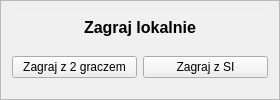
     <widget class="QFrame" name="frameLokalnie">
      <property name="contextMenuPolicy">
       <enum>Qt::DefaultContextMenu</enum>
      </property>
      <property name="frameShape">
       <enum>QFrame::StyledPanel</enum>
      </property>
      <property name="frameShadow">
       <enum>QFrame::Sunken</enum>
      </property>
      <layout class="QGridLayout" name="gridLayout_2">
       <property name="topMargin">
        <number>2</number>
       </property>
       <property name="bottomMargin">
        <number>9</number>
       </property>
       <item row="1" column="1">
        <widget class="QPushButton" name="buttonGrajLokSI">
         <property name="contextMenuPolicy">
          <enum>Qt::NoContextMenu</enum>
         </property>
         <property name="text">
          <string>Zagraj z SI</string>
         </property>
        </widget>
       </item>
       <item row="0" column="0" colspan="2">
        <widget class="QTextEdit" name="teGrajLokalnie">
         <property name="sizePolicy">
          <sizepolicy hsizetype="Minimum" vsizetype="Minimum">
           <horstretch>0</horstretch>
           <verstretch>0</verstretch>
          </sizepolicy>
         </property>
         <property name="minimumSize">
          <size>
           <width>0</width>
           <height>25</height>
          </size>
         </property>
         <property name="maximumSize">
          <size>
           <width>16777215</width>
           <height>25</height>
          </size>
         </property>
         <property name="palette">
          <palette>
           <active>
            <colorrole role="WindowText">
             <brush brushstyle="SolidPattern">
              <color alpha="255">
               <red>0</red>
               <green>0</green>
               <blue>0</blue>
              </color>
             </brush>
            </colorrole>
            <colorrole role="Button">
             <brush brushstyle="SolidPattern">
              <color alpha="255">
               <red>255</red>
               <green>255</green>
               <blue>255</blue>
              </color>
             </brush>
            </colorrole>
            <colorrole role="Light">
             <brush brushstyle="SolidPattern">
              <color alpha="255">
               <red>255</red>
               <green>255</green>
               <blue>255</blue>
              </color>
             </brush>
            </colorrole>
            <colorrole role="Midlight">
             <brush brushstyle="SolidPattern">
              <color alpha="255">
               <red>255</red>
               <green>255</green>
               <blue>255</blue>
              </color>
             </brush>
            </colorrole>
            <colorrole role="Dark">
             <brush brushstyle="SolidPattern">
              <color alpha="255">
               <red>127</red>
               <green>127</green>
               <blue>127</blue>
              </color>
             </brush>
            </colorrole>
            <colorrole role="Mid">
             <brush brushstyle="SolidPattern">
              <color alpha="255">
               <red>170</red>
               <green>170</green>
               <blue>170</blue>
              </color>
             </brush>
            </colorrole>
            <colorrole role="Text">
             <brush brushstyle="SolidPattern">
              <color alpha="255">
               <red>0</red>
               <green>0</green>
               <blue>0</blue>
              </color>
             </brush>
            </colorrole>
            <colorrole role="BrightText">
             <brush brushstyle="SolidPattern">
              <color alpha="255">
               <red>255</red>
               <green>255</green>
               <blue>255</blue>
              </color>
             </brush>
            </colorrole>
            <colorrole role="ButtonText">
             <brush brushstyle="SolidPattern">
              <color alpha="255">
               <red>0</red>
               <green>0</green>
               <blue>0</blue>
              </color>
             </brush>
            </colorrole>
            <colorrole role="Base">
             <brush brushstyle="SolidPattern">
              <color alpha="255">
               <red>240</red>
               <green>240</green>
               <blue>240</blue>
              </color>
             </brush>
            </colorrole>
            <colorrole role="Window">
             <brush brushstyle="SolidPattern">
              <color alpha="255">
               <red>255</red>
               <green>255</green>
               <blue>255</blue>
              </color>
             </brush>
            </colorrole>
            <colorrole role="Shadow">
             <brush brushstyle="SolidPattern">
              <color alpha="255">
               <red>0</red>
               <green>0</green>
               <blue>0</blue>
              </color>
             </brush>
            </colorrole>
            <colorrole role="AlternateBase">
             <brush brushstyle="SolidPattern">
              <color alpha="255">
               <red>255</red>
               <green>255</green>
               <blue>255</blue>
              </color>
             </brush>
            </colorrole>
            <colorrole role="ToolTipBase">
             <brush brushstyle="SolidPattern">
              <color alpha="255">
               <red>255</red>
               <green>255</green>
               <blue>220</blue>
              </color>
             </brush>
            </colorrole>
            <colorrole role="ToolTipText">
             <brush brushstyle="SolidPattern">
              <color alpha="255">
               <red>0</red>
               <green>0</green>
               <blue>0</blue>
              </color>
             </brush>
            </colorrole>
           </active>
           <inactive>
            <colorrole role="WindowText">
             <brush brushstyle="SolidPattern">
              <color alpha="255">
               <red>0</red>
               <green>0</green>
               <blue>0</blue>
              </color>
             </brush>
            </colorrole>
            <colorrole role="Button">
             <brush brushstyle="SolidPattern">
              <color alpha="255">
               <red>255</red>
               <green>255</green>
               <blue>255</blue>
              </color>
             </brush>
            </colorrole>
            <colorrole role="Light">
             <brush brushstyle="SolidPattern">
              <color alpha="255">
               <red>255</red>
               <green>255</green>
               <blue>255</blue>
              </color>
             </brush>
            </colorrole>
            <colorrole role="Midlight">
             <brush brushstyle="SolidPattern">
              <color alpha="255">
               <red>255</red>
               <green>255</green>
               <blue>255</blue>
              </color>
             </brush>
            </colorrole>
            <colorrole role="Dark">
             <brush brushstyle="SolidPattern">
              <color alpha="255">
               <red>127</red>
               <green>127</green>
               <blue>127</blue>
              </color>
             </brush>
            </colorrole>
            <colorrole role="Mid">
             <brush brushstyle="SolidPattern">
              <color alpha="255">
               <red>170</red>
               <green>170</green>
               <blue>170</blue>
              </color>
             </brush>
            </colorrole>
            <colorrole role="Text">
             <brush brushstyle="SolidPattern">
              <color alpha="255">
               <red>0</red>
               <green>0</green>
               <blue>0</blue>
              </color>
             </brush>
            </colorrole>
            <colorrole role="BrightText">
             <brush brushstyle="SolidPattern">
              <color alpha="255">
               <red>255</red>
               <green>255</green>
               <blue>255</blue>
              </color>
             </brush>
            </colorrole>
            <colorrole role="ButtonText">
             <brush brushstyle="SolidPattern">
              <color alpha="255">
               <red>0</red>
               <green>0</green>
               <blue>0</blue>
              </color>
             </brush>
            </colorrole>
            <colorrole role="Base">
             <brush brushstyle="SolidPattern">
              <color alpha="255">
               <red>240</red>
               <green>240</green>
               <blue>240</blue>
              </color>
             </brush>
            </colorrole>
            <colorrole role="Window">
             <brush brushstyle="SolidPattern">
              <color alpha="255">
               <red>255</red>
               <green>255</green>
               <blue>255</blue>
              </color>
             </brush>
            </colorrole>
            <colorrole role="Shadow">
             <brush brushstyle="SolidPattern">
              <color alpha="255">
               <red>0</red>
               <green>0</green>
               <blue>0</blue>
              </color>
             </brush>
            </colorrole>
            <colorrole role="AlternateBase">
             <brush brushstyle="SolidPattern">
              <color alpha="255">
               <red>255</red>
               <green>255</green>
               <blue>255</blue>
              </color>
             </brush>
            </colorrole>
            <colorrole role="ToolTipBase">
             <brush brushstyle="SolidPattern">
              <color alpha="255">
               <red>255</red>
               <green>255</green>
               <blue>220</blue>
              </color>
             </brush>
            </colorrole>
            <colorrole role="ToolTipText">
             <brush brushstyle="SolidPattern">
              <color alpha="255">
               <red>0</red>
               <green>0</green>
               <blue>0</blue>
              </color>
             </brush>
            </colorrole>
           </inactive>
           <disabled>
            <colorrole role="WindowText">
             <brush brushstyle="SolidPattern">
              <color alpha="255">
               <red>127</red>
               <green>127</green>
               <blue>127</blue>
              </color>
             </brush>
            </colorrole>
            <colorrole role="Button">
             <brush brushstyle="SolidPattern">
              <color alpha="255">
               <red>255</red>
               <green>255</green>
               <blue>255</blue>
              </color>
             </brush>
            </colorrole>
            <colorrole role="Light">
             <brush brushstyle="SolidPattern">
              <color alpha="255">
               <red>255</red>
               <green>255</green>
               <blue>255</blue>
              </color>
             </brush>
            </colorrole>
            <colorrole role="Midlight">
             <brush brushstyle="SolidPattern">
              <color alpha="255">
               <red>255</red>
               <green>255</green>
               <blue>255</blue>
              </color>
             </brush>
            </colorrole>
            <colorrole role="Dark">
             <brush brushstyle="SolidPattern">
              <color alpha="255">
               <red>127</red>
               <green>127</green>
               <blue>127</blue>
              </color>
             </brush>
            </colorrole>
            <colorrole role="Mid">
             <brush brushstyle="SolidPattern">
              <color alpha="255">
               <red>170</red>
               <green>170</green>
               <blue>170</blue>
              </color>
             </brush>
            </colorrole>
            <colorrole role="Text">
             <brush brushstyle="SolidPattern">
              <color alpha="255">
               <red>127</red>
               <green>127</green>
               <blue>127</blue>
              </color>
             </brush>
            </colorrole>
            <colorrole role="BrightText">
             <brush brushstyle="SolidPattern">
              <color alpha="255">
               <red>255</red>
               <green>255</green>
               <blue>255</blue>
              </color>
             </brush>
            </colorrole>
            <colorrole role="ButtonText">
             <brush brushstyle="SolidPattern">
              <color alpha="255">
               <red>127</red>
               <green>127</green>
               <blue>127</blue>
              </color>
             </brush>
            </colorrole>
            <colorrole role="Base">
             <brush brushstyle="SolidPattern">
              <color alpha="255">
               <red>240</red>
               <green>240</green>
               <blue>240</blue>
              </color>
             </brush>
            </colorrole>
            <colorrole role="Window">
             <brush brushstyle="SolidPattern">
              <color alpha="255">
               <red>255</red>
               <green>255</green>
               <blue>255</blue>
              </color>
             </brush>
            </colorrole>
            <colorrole role="Shadow">
             <brush brushstyle="SolidPattern">
              <color alpha="255">
               <red>0</red>
               <green>0</green>
               <blue>0</blue>
              </color>
             </brush>
            </colorrole>
            <colorrole role="AlternateBase">
             <brush brushstyle="SolidPattern">
              <color alpha="255">
               <red>255</red>
               <green>255</green>
               <blue>255</blue>
              </color>
             </brush>
            </colorrole>
            <colorrole role="ToolTipBase">
             <brush brushstyle="SolidPattern">
              <color alpha="255">
               <red>255</red>
               <green>255</green>
               <blue>220</blue>
              </color>
             </brush>
            </colorrole>
            <colorrole role="ToolTipText">
             <brush brushstyle="SolidPattern">
              <color alpha="255">
               <red>0</red>
               <green>0</green>
               <blue>0</blue>
              </color>
             </brush>
            </colorrole>
           </disabled>
          </palette>
         </property>
         <property name="focusPolicy">
          <enum>Qt::NoFocus</enum>
         </property>
         <property name="acceptDrops">
          <bool>false</bool>
         </property>
         <property name="frameShape">
          <enum>QFrame::NoFrame</enum>
         </property>
         <property name="verticalScrollBarPolicy">
          <enum>Qt::ScrollBarAlwaysOff</enum>
         </property>
         <property name="horizontalScrollBarPolicy">
          <enum>Qt::ScrollBarAlwaysOff</enum>
         </property>
         <property name="sizeAdjustPolicy">
          <enum>QAbstractScrollArea::AdjustIgnored</enum>
         </property>
         <property name="undoRedoEnabled">
          <bool>false</bool>
         </property>
         <property name="readOnly">
          <bool>true</bool>
         </property>
         <property name="html">
          <string>&lt;!DOCTYPE HTML PUBLIC &quot;-//W3C//DTD HTML 4.0//EN&quot; &quot;http://www.w3.org/TR/REC-html40/strict.dtd&quot;&gt;
&lt;html&gt;&lt;head&gt;&lt;meta name=&quot;qrichtext&quot; content=&quot;1&quot; /&gt;&lt;style type=&quot;text/css&quot;&gt;
p, li { white-space: pre-wrap; }
&lt;/style&gt;&lt;/head&gt;&lt;body style=&quot; font-family:'MS Shell Dlg 2'; font-size:8.25pt; font-weight:400; font-style:normal;&quot;&gt;
&lt;p align=&quot;center&quot; style=&quot; margin-top:0px; margin-bottom:0px; margin-left:0px; margin-right:0px; -qt-block-indent:0; text-indent:0px;&quot;&gt;&lt;span style=&quot; font-size:12pt; font-weight:600;&quot;&gt;Zagraj lokalnie&lt;/span&gt;&lt;/p&gt;&lt;/body&gt;&lt;/html&gt;</string>
         </property>
        </widget>
       </item>
       <item row="1" column="0">
        <widget class="QPushButton" name="buttonGrajLok2Gracze">
         <property name="contextMenuPolicy">
          <enum>Qt::NoContextMenu</enum>
         </property>
         <property name="text">
          <string>Zagraj z 2 graczem</string>
         </property>
        </widget>
       </item>
      </layout>
     </widget>
